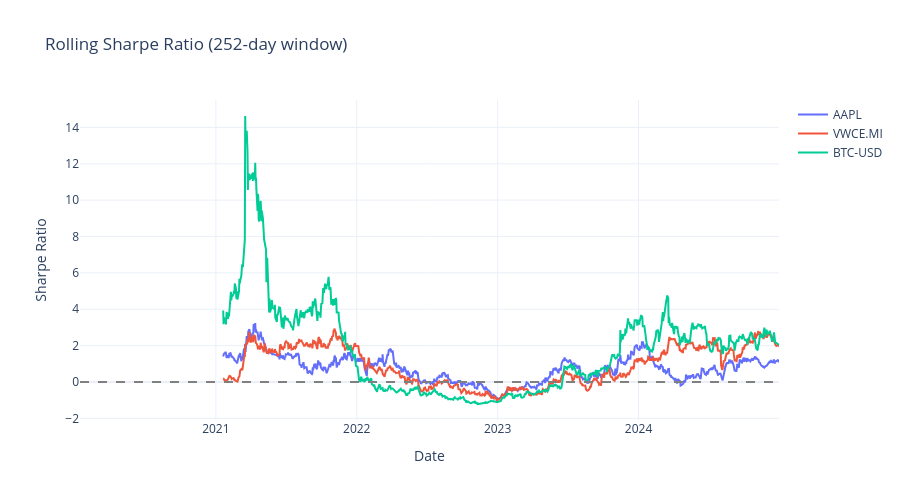

The cell this chart's notebook holds for it:
### Markdown cell above
## Rolling Sharpe Ratio (252-day window)

### Code cell
window = 252

fig = go.Figure()
for asset_name, asset_returns in assets.items():
    rolling_ret = asset_returns.rolling(window).apply(annualized_return, raw=False)
    rolling_vol = asset_returns.rolling(window).std() * np.sqrt(252)
    rolling_sharpe = (rolling_ret - RISK_FREE_RATE) / rolling_vol
    fig.add_trace(go.Scatter(x=rolling_sharpe.index, y=rolling_sharpe, name=asset_name, mode='lines'))

fig.update_layout(
    title=f'Rolling Sharpe Ratio ({window}-day window)',
    yaxis_title='Sharpe Ratio',
    xaxis_title='Date',
    template='plotly_white',
    height=500,
)
fig.add_hline(y=0, line_dash='dash', line_color='gray')
fig.show()

### Figure 1 — Plotly figure (JSON) as saved in the notebook; plotly's stock layout.template omitted (floating-point values rounded to 4 significant figures; data arrays with more than 128 entries replaced by an {"elided": "..."} marker saying what was removed)
{"data": [{"mode": "lines", "name": "AAPL", "type": "scatter", "x": {"elided": "1231 str values"}, "y": {"elided": "1231 float values"}}, {"mode": "lines", "name": "VWCE.MI", "type": "scatter", "x": {"elided": "1231 str values"}, "y": {"elided": "1231 float values"}}, {"mode": "lines", "name": "BTC-USD", "type": "scatter", "x": {"elided": "1231 str values"}, "y": {"elided": "1231 float values"}}], "layout": {"height": 500, "shapes": [{"line": {"color": "gray", "dash": "dash"}, "type": "line", "x0": 0, "x1": 1, "xref": "x domain", "y0": 0, "y1": 0, "yref": "y"}], "title": {"text": "Rolling Sharpe Ratio (252-day window)"}, "xaxis": {"title": {"text": "Date"}}, "yaxis": {"title": {"text": "Sharpe Ratio"}}}}
